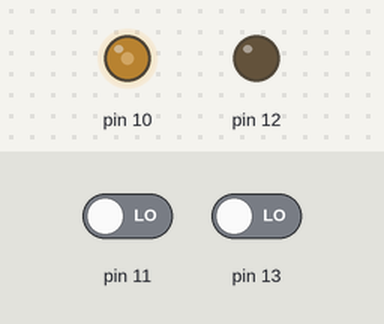
This sketch was run on a simulated Arduino Uno, built with avr-gcc and run on an emulated ATmega328P. On the bench: output pins drawn as LEDs (lit = HIGH). Inputs (shaded band) come from the test bench; at power-on: pin 11 LOW, pin 13 LOW.

Above: at 1.2 s.
1.3 s: pin 11 driven HIGH
At 1.78 s:
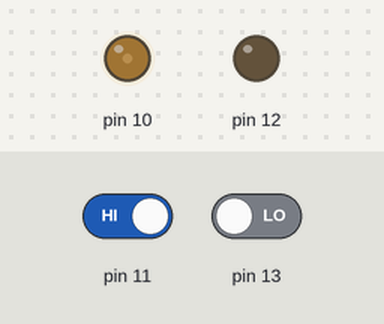
At 2.9 s:
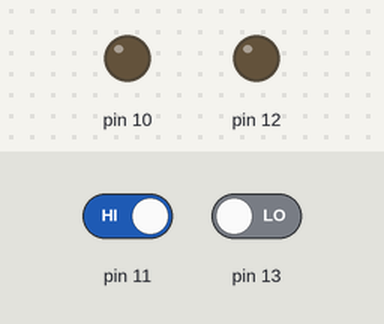
Timing chart, 0 to 4.4 s (numbered marks = the images above; inputs shaded):
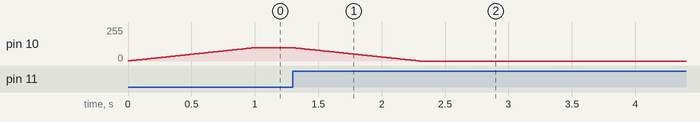

Measured:
- after the input at 1.3 s, pin 10: moves from 100/255 to 0/255 over 0.99 s, starting at once

The sketch:

light_cups.ino
```cpp
//This is a sample program for the light cups. The concept is based on
//the provided code. The code is dramatically different. I'm using a
//class for the light cups because I got tired of keeping track of
//variables.

//Is this a lot more complicated than it needs to be and complete
//overkill for the task? Definitely.
//Is it a lot cleaner and more expandable? Also definitely. I could
//follow the previous style of tracking all the pins, and collapse the
//code to maybe 25 lines, but I preferred encapsulation. The loop()
//function is *much* cleaner and clearer for it.


class light_cup {
public:
    int sensorPin;
    int LEDPin;
    int brightness;

    light_cup(int _sensorPin, int LEDPin);
    int getReading();
    void brighten();
    void dim();
};

//constructor
light_cup::light_cup(int _sensorPin, int _LEDPin) {
    //initialize the pins
    sensorPin = _sensorPin;
    LEDPin = _LEDPin;

    //set the pin modes
    pinMode(sensorPin, INPUT);
    pinMode(LEDPin, OUTPUT);

    //init the LED to off
    brightness = 0;
    analogWrite(LEDPin, brightness);
}

//this gets a reading from the module
int light_cup::getReading() {
    return digitalRead(sensorPin);
}

//this brightens the LED
void light_cup::brighten() {
    brightness++;
    //this is capped at 100 because it's hard to see the animation
    //between 100 and 255
    if (brightness > 100)
        brightness = 100;
    analogWrite(LEDPin, brightness);
}

//this dims to the LED
void light_cup::dim() {
    brightness--;
    if (brightness < 0)
        brightness = 0;
    analogWrite(LEDPin, brightness);
}

light_cup A(13, 12);
light_cup B(11, 10);

void setup() {}

void loop() {
    //using a not on the reading because it's HIGH if tilted backwards.
    if (!A.getReading())
        A.brighten();
    else
        A.dim();

    if (!B.getReading())
        B.brighten();
    else
        B.dim();

    delay(10);
}
```
